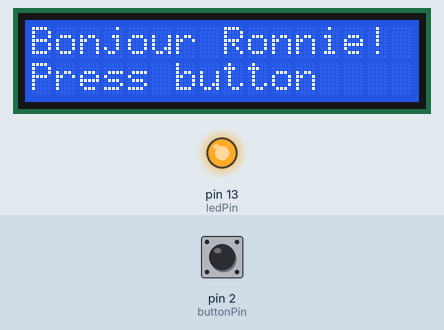
Simulated run of this sketch. Board: Arduino Uno, built with avr-gcc and run on an emulated ATmega328P. On the bench: 16×2 character LCD, output pins drawn as LEDs (lit = HIGH). The inputs (shaded band) are chosen by the test bench; at power-on: pin 2 (buttonPin) LOW.

Above: at 1.2 s.
1.3 s: pin 2 (buttonPin) pulled HIGH for 0.15 s
At 2.5 s:
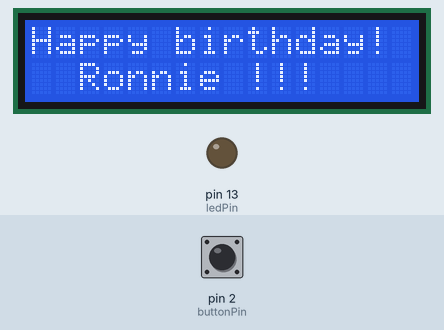
2.9 s: pin 2 (buttonPin) pulled HIGH for 1 s
At 3.8 s:
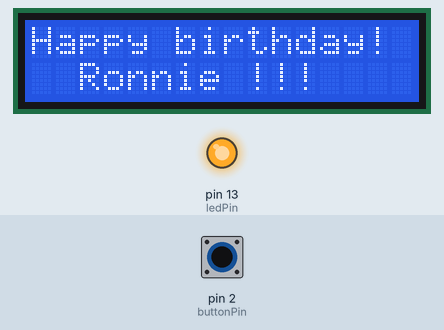
5.4 s: pin 2 (buttonPin) pulled HIGH for 3.2 s
At 5.8 s:
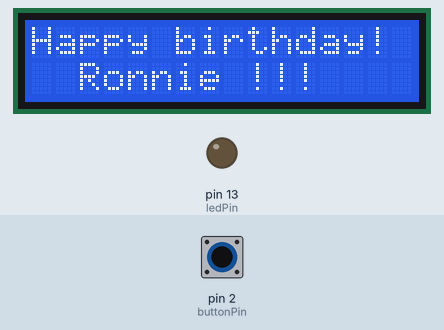
Timing chart, 0 to 8.4 s (numbered marks = the images above; inputs shaded):
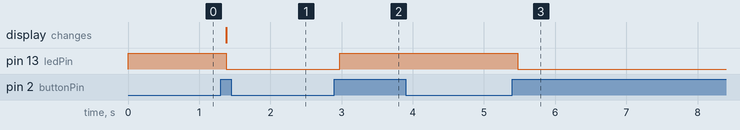

Measured:
- after the input at 1.3 s, pin 13 (ledPin): HIGH → LOW after 0.08 s; the display: changes after 0.08 s (image 1)
- after the input at 2.9 s, pin 13 (ledPin): LOW → HIGH after 0.08 s
- after the input at 5.4 s, pin 13 (ledPin): HIGH → LOW after 0.08 s

The sketch:

DebounceLCD.ino
```cpp
#include <Wire.h>
#include <LiquidCrystal_I2C.h>

// Set the LCD address to 0x27 for a 16 chars and 2 line display
LiquidCrystal_I2C lcd(0x27, 16, 2);

// constants won't change. They're used here to set pin numbers:
const int buttonPin = 2;    // the number of the pushbutton pin
const int ledPin = 13;      // the number of the LED pin

// Variables will change:
int ledState = HIGH;         // the current state of the output pin
int buttonState;             // the current reading from the input pin
int lastButtonState = LOW;   // the previous reading from the input pin

// the following variables are unsigned longs because the time, measured in
// milliseconds, will quickly become a bigger number than can be stored in an int.
unsigned long lastDebounceTime = 0;  // the last time the output pin was toggled
unsigned long debounceDelay = 50;    // the debounce time; increase if the output flickers

void setup() {
  pinMode(buttonPin, INPUT);
  pinMode(ledPin, OUTPUT);

  // set initial LED state
  digitalWrite(ledPin, ledState);

  // initialize the LCD
  lcd.begin();

  // Turn on the blacklight and print a message.
  lcd.backlight();
  lcd.print("Bonjour Ronnie!");
  lcd.setCursor(0,1);
  lcd.print("Press button");
}

void loop() {
  // read the state of the switch into a local variable:
  int reading = digitalRead(buttonPin);

  // check to see if you just pressed the button
  // (i.e. the input went from LOW to HIGH), and you've waited long enough
  // since the last press to ignore any noise:

  // If the switch changed, due to noise or pressing:
  if (reading != lastButtonState) {
    // reset the debouncing timer
    lastDebounceTime = millis();
  }

  if ((millis() - lastDebounceTime) > debounceDelay) {
    // whatever the reading is at, it's been there for longer than the debounce
    // delay, so take it as the actual current state:

    // if the button state has changed:
    if (reading != buttonState) {
      buttonState = reading;

      // only toggle the LED if the new button state is HIGH
      if (buttonState == HIGH) {
        ledState = !ledState;
      lcd.setCursor(0,0);
      lcd.print("Happy birthday!");
      lcd.setCursor(0,1);
      lcd.print("  Ronnie !!!");
      }
    }
  }

  // set the LED:
  digitalWrite(ledPin, ledState);

  // save the reading. Next time through the loop, it'll be the lastButtonState:
  lastButtonState = reading;
}
```
